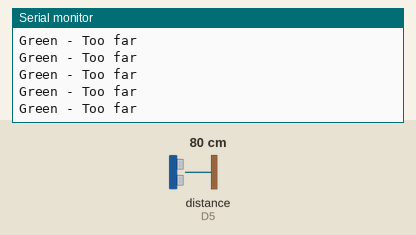
This sketch was run on a simulated ESP8266 (Wemos D1 mini). On the bench: the last lines printed to the serial monitor. Wiring (inferred from the names in the program): ultrasonic range finder: trigger D7; echo D5. The inputs (shaded band) are chosen by the test bench; at power-on: distance to the obstacle (sensor on D5) 80 cm. The echo pulse lasts 58.3 µs per cm; WiFi joins after 1.5 s; servers stay silent unless stated; no MQTT or app messages arrive unless stated.

Above: at 3.2 s.
3.3 s: distance to the obstacle (sensor on D5) set to 2 cm
At 3.8 s:
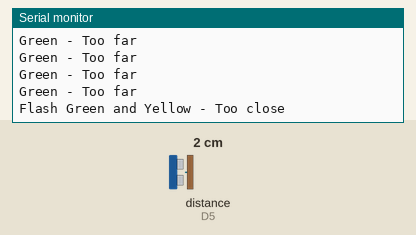
5.4 s: distance to the obstacle (sensor on D5) set to 9 cm
At 5.84 s:
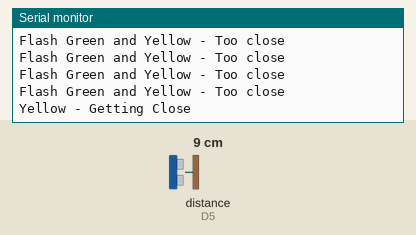

Measured:
- after the input at 3.3 s, the serial monitor: prints a new line at once (image 1)
- after the input at 5.4 s, the serial monitor: prints a new line after 0.34 s (image 2)

The sketch:

MotionSensor.ino
```cpp
#include <ESP8266WiFi.h>
#include <ESP8266mDNS.h>
#include <ESP8266HTTPClient.h>
#include <WiFiClient.h>
#include <PubSubClient.h>


const int Ping = D7; //trigger - sends sound out to measure distance
const int Receive = D5; //Echo - Receives sound from trigger to measure travel time (microsec)
long TimeTravel;   //2 bit integer
int distance;      //1 bit integer


// #### MQTT Server connection Setup - Raspberry Pi Broker #### //
char* mqtt_server = "192.168.43.40";
int mqtt_port = 1883;
char* topic = "Sensors";

WiFiClient Wifi;            //Setup Wifi object
PubSubClient client(Wifi);  //Object that gives you all the MQTT functionality, access objects in PubSubClient Library


// ##### Wifi Connection Setup #### //
char WifiName[] = "Verizon-SM-G935V";            //SSID
char Password[] = "password";

void Msg_rcv(char* topic, byte* payload, unsigned int length){     //Unsigned int = Positive numbers (more range)
  Serial.println ("Message Received");
}

void setup() {
  // put your setup code here, to run once:
  pinMode (Ping, OUTPUT);
  pinMode(Receive, INPUT);
  Serial.begin(9600);       //Begin serial monitor

  client.setServer(mqtt_server, mqtt_port);
  client.setCallback(Msg_rcv);                   //Send payload to function (Msg_rcv)

  // ### Begin Connection to Wifi ### //
  WiFi.begin(WifiName,Password);
  while (WiFi.status() !=WL_CONNECTED){          //If not connected to Wifi, delay until connected
    delay (2000);
    Serial.println("Finding a Connection...");
  }

  Serial.println("Connection Started");         //Begin Connection to Wifi
  Serial.print("IP Address: ");
  Serial.println(WiFi.localIP());               //IP assigned to Server by host wifi

  while(!client.connect("Motion_Sensor")){          //LED_board is name of Wemos/arduino connected to code. Waiting to connect to Broker.
    Serial.println("Finding a Connection...");
  }
  //client.subscribe(topic);
  Serial.println(topic);
}

void loop() {
  // put your main code here, to run repeatedly:
  client.loop();

  if(!client.connected()){
    client.connect("Motion_Sensor");
    client.publish(topic, "Reconnected");
  }

  // ### Activate Sensor ### //

  digitalWrite(Ping,LOW);    //Clear
  delayMicroseconds (2);
  digitalWrite(Ping,HIGH);    //Send out sound
  delayMicroseconds (10);
  digitalWrite(Ping,LOW);     //Clear again

  // ### Convert time to cm ### //

  TimeTravel = pulseIn (Receive,HIGH);       //Get the input of Receive
  distance = (TimeTravel*0.034)/2;          //converts time to cm. If want a more precise reading, do an average of 3 readings.
  if (distance > 0){                        // in cm
    if (distance > 10){
      Serial.println("Green - Too far");
      client.publish(topic,"green");  //Server is 192.168.43.177. Setup GET request to send to this
      delay (100);
    }
    else if (distance < 10 && distance > 5){
      Serial.println("Yellow - Getting Close");
      client.publish(topic,"yellow");
      delay (100);
    }
    else if (distance == 5) {
      Serial.println ("Red - Perfect");
      client.publish(topic,"red");
      delay (100);
    }
    else if (distance < 5){
      Serial.println ("Flash Green and Yellow - Too close");
      client.publish(topic,"green");
      delay (300);
      client.publish(topic,"yellow");
      delay (300);
      //client.publish(topic,"green");
      //delay (100);
    }
  }
  //delay(500);
}

/// ## SOURCES ## ///
//https://www.instructables.com/id/How-to-Use-MQTT-With-the-Raspberry-Pi-and-ESP8266/
//Andrew Thomas, friend, M.S. candidate
```
